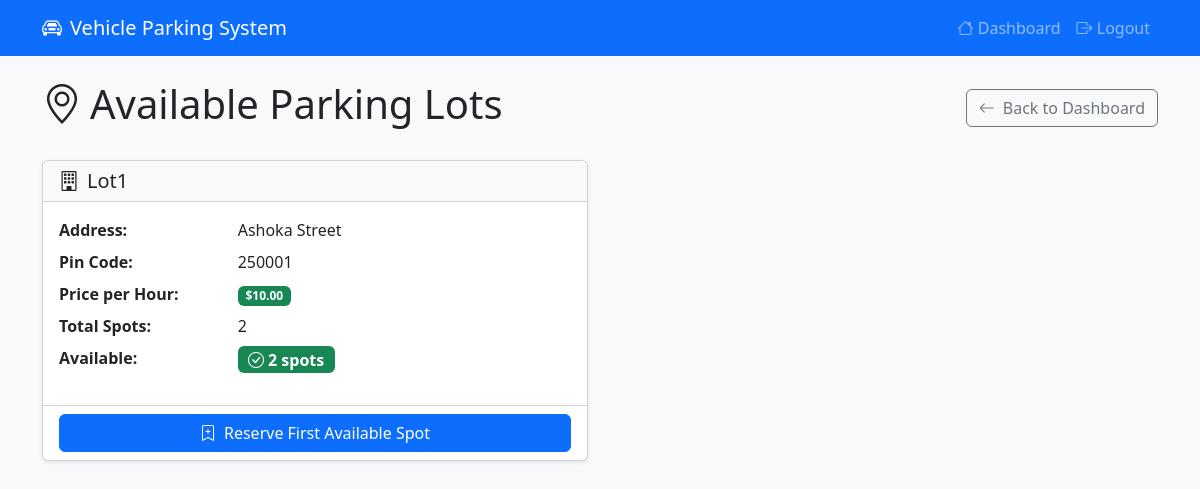
Page /user/lots (signed in) on the committed database.
### models/models.py (models this page shows, shortened)
class ParkingLot(Base):
    __tablename__ = "parking_lots"
    id = Column(Integer, primary_key=True)
    name = Column(String, nullable=False)
    address_line_1 = Column(String, nullable=False)
    address_line_2 = Column(String)
    address_line_3 = Column(String)
    pin_code = Column(String(10), nullable=False)
    price_per_hour = Column(Numeric(10, 2), nullable=False)
    number_of_spots = Column(Integer, nullable=False)
    spots = relationship(
        "ParkingSpot", back_populates="parking_lot", cascade="all, delete-orphan"
    )

### app.py (the view)
@app.route("/user/lots")
@login_required
@role_required("user")
def user_view_lots():
    with SessionLocal() as db:
        lots = db.query(ParkingLot).all()
        lots_with_availability = []
        for lot in lots:
            available_spots = (
                db.query(ParkingSpot)
                .filter_by(parking_lot_id=lot.id, status=SpotStatus.AVAILABLE)
                .count()
            )
            lots_with_availability.append({
                'lot': lot,
                'available_spots': available_spots
            })
        return render_template("user/lots.html", lots_data=lots_with_availability)

### app.py (called while the page is built)
def login_required(view):
    @wraps(view)
    def wrapped(*a, **kw):
        if "user_id" not in session:
            flash("Please log in first.")
            return redirect(url_for("login"))
        return view(*a, **kw)
    return wrapped

def role_required(role):
    def deco(view):
        @wraps(view)
        def wrapped(*a, **kw):
            if session.get("role") != role:
                flash("Access denied.")
                return redirect(url_for("login"))
            return view(*a, **kw)
        return wrapped
    return deco

### templates/user/lots.html (shortened to what this page needs)
<!DOCTYPE html>
<html lang="en">
<head>
    <link href="https://cdn.jsdelivr.net/npm/bootstrap@5.3.0/dist/css/bootstrap.min.css" rel="stylesheet">
    <link href="https://cdn.jsdelivr.net/npm/bootstrap-icons@1.10.0/font/bootstrap-icons.css" rel="stylesheet">
</head>
<body class="bg-light">
    <nav class="navbar navbar-expand-lg navbar-dark bg-primary">
        <div class="container">
            <a class="navbar-brand" href="{{ url_for('user_dashboard') }}">
                <i class="bi bi-car-front me-2"></i>Vehicle Parking System
            </a>
            <div class="navbar-nav ms-auto">
                <a class="nav-link" href="{{ url_for('user_dashboard') }}">
                    <i class="bi bi-house"></i> Dashboard
                </a>
                <a class="nav-link" href="{{ url_for('logout') }}">
                    <i class="bi bi-box-arrow-right"></i> Logout
                </a>
            </div>
        </div>
    </nav>
    <div class="container mt-4">
        <div class="row">
            <div class="col-12">
                <div class="d-flex justify-content-between align-items-center mb-4">
                    <h1>
                        <i class="bi bi-geo-alt me-2"></i>Available Parking Lots
                    </h1>
                    <a href="{{ url_for('user_dashboard') }}" class="btn btn-outline-secondary">
                        <i class="bi bi-arrow-left me-2"></i>Back to Dashboard
                    </a>
                </div>
            </div>
        </div>
        <div class="row">
            {% for data in lots_data %}
            <div class="col-lg-6 mb-4">
                <div class="card shadow-sm h-100">
                    <div class="card-header bg-light">
                        <h5 class="card-title mb-0">
                            <i class="bi bi-building me-2"></i>{{ data.lot.name }}
                        </h5>
                    </div>
                    <div class="card-body">
                        <div class="row mb-2">
                            <div class="col-sm-4"><strong>Address:</strong></div>
                            <div class="col-sm-8">
                                {{ data.lot.address_line_1 }}
                            </div>
                        </div>
                        <div class="row mb-2">
                            <div class="col-sm-4"><strong>Pin Code:</strong></div>
                            <div class="col-sm-8">{{ data.lot.pin_code }}</div>
                        </div>
                        <div class="row mb-2">
                            <div class="col-sm-4"><strong>Price per Hour:</strong></div>
                            <div class="col-sm-8">
                                <span class="badge bg-success">${{ data.lot.price_per_hour }}</span>
                            </div>
                        </div>
                        <div class="row mb-2">
                            <div class="col-sm-4"><strong>Total Spots:</strong></div>
                            <div class="col-sm-8">{{ data.lot.number_of_spots }}</div>
                        </div>
                        <div class="row mb-3">
                            <div class="col-sm-4"><strong>Available:</strong></div>
                            <div class="col-sm-8">
                                {% if data.available_spots > 0 %}
                                    <span class="badge bg-success fs-6">
                                        <i class="bi bi-check-circle me-1"></i>{{ data.available_spots }} spots
                                    </span>
                                {% else %}
                                    <span class="badge bg-danger fs-6">
                                        <i class="bi bi-x-circle me-1"></i>Full
                                    </span>
                                {% endif %}
                            </div>
                        </div>
                    </div>
                    <div class="card-footer bg-transparent">
                        {% if data.available_spots > 0 %}
                            <form method="POST" action="{{ url_for('reserve_spot', lot_id=data.lot.id) }}">
                                <button type="submit" class="btn btn-primary w-100">
                                    <i class="bi bi-bookmark-plus me-2"></i>Reserve First Available Spot
                                </button>
                            </form>
                        {% else %}
                            <button class="btn btn-secondary w-100" disabled>
                                <i class="bi bi-x-circle me-2"></i>No Available Spots
                            </button>
                        {% endif %}
                    </div>
                </div>
            </div>
            {% endfor %}
        </div>
    </div>
</body>
</html>

### rows in the picture
ParkingLot: lot.name "Lot1", lot.address_line_1 "Ashoka Street", lot.pin_code "250001", lot.price_per_hour "10.00", lot.number_of_spots "2"

### other values in the picture
{{ data.available_spots }} "2"
